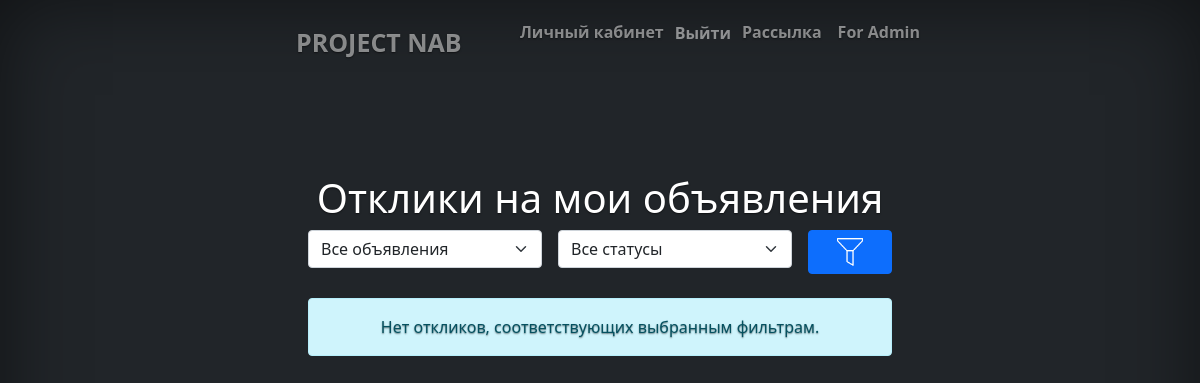
/profile/responses/ (signed in), run on an earlier commit of the app's database.
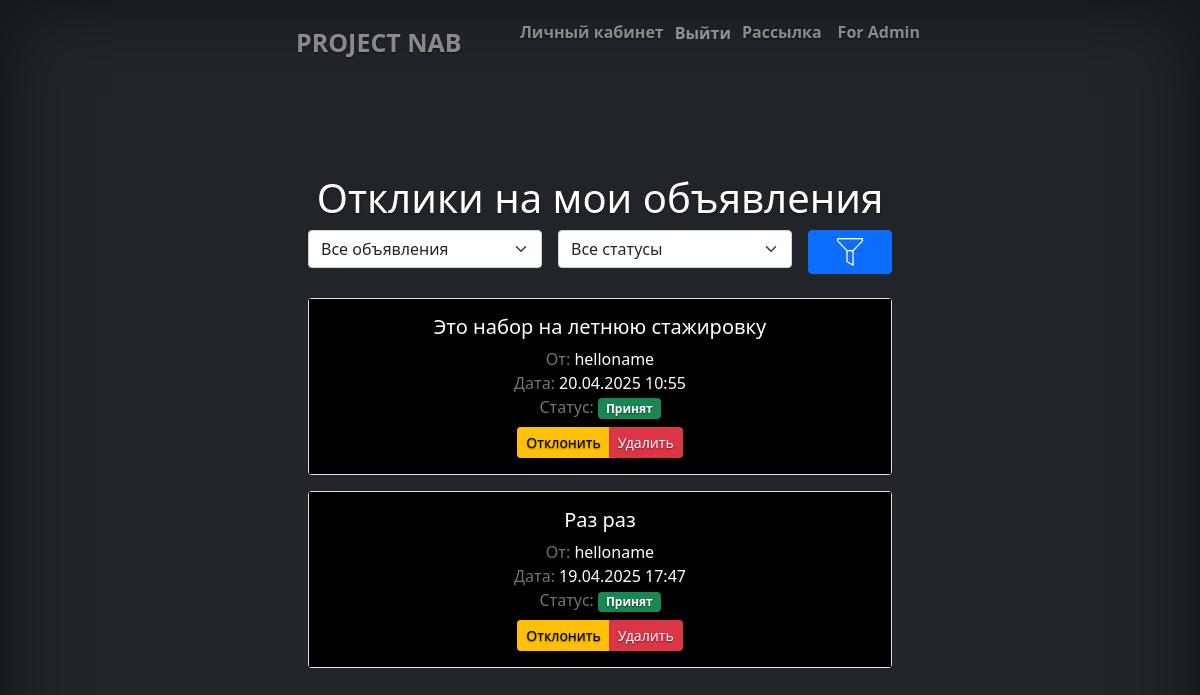
And on a later commit of the database.
### board/models.py (models this page shows, shortened)
class Response(models.Model):
    announcements = models.ForeignKey(Announcements, on_delete=models.CASCADE)
    user = models.ForeignKey(User, on_delete=models.CASCADE)
    status = models.ForeignKey(ResponseStatus, on_delete=models.PROTECT)
    created_date = models.DateTimeField(auto_now_add=True)
    class Meta:
        verbose_name = 'Отклик'
        verbose_name_plural = 'Отклики'
        ordering = ['-created_date']
        unique_together = ['announcements', 'user']

class Announcements(models.Model):
    header = models.CharField(max_length=200)
    text = models.TextField()
    image = models.ImageField(upload_to='board_images', null=True, blank=True)
    date_publication = models.DateTimeField(auto_now_add=True)
    author = models.ForeignKey(User, on_delete=models.CASCADE)
    category = models.ForeignKey(Categories, on_delete=models.CASCADE, null=True)
    class Meta:
        verbose_name = 'Объявление'
        verbose_name_plural = 'Объявления'
        ordering = ['-date_publication']

class ResponseStatus(models.Model):
    status = models.CharField(max_length=50, unique=True)
    class Meta:
        verbose_name = 'Статус отклика'
        verbose_name_plural = 'Статусы откликов'

### board/views.py (the view)
# urls.py: path('profile/responses/', response_list, name='response-list'),
@login_required
def response_list(request):
    responses = Response.objects.filter(
        announcements__author=request.user
    ).select_related('announcements', 'user', 'status').order_by('-created_date')
    announcement_id = request.GET.get('announcement')
    status_id = request.GET.get('status')
    if announcement_id:
        responses = responses.filter(announcements_id=announcement_id)
    if status_id:
        responses = responses.filter(status_id=status_id)
    context = {
        'responses': responses,
        'user_announcements': Announcements.objects.filter(author=request.user),
        'statuses': ResponseStatus.objects.all(),
        'selected_announcement': int(announcement_id) if announcement_id else None,
        'selected_status': int(status_id) if status_id else None,
    }
    return render(request, 'profile/responses.html', context)

### templates/profile/responses.html (shortened to what this page needs)
{% extends 'flatpages/default.html' %}
{% load static %}
{% block content %}
<div class="container mt-4">
    <h1>Отклики на мои объявления</h1>
    <form method="get" class="row g-3 mb-4">
        <div class="col-md-5">
            <select name="announcement" class="form-select">
                <option value="">Все объявления</option>
            </select>
        </div>
        <div class="col-md-5">
            <select name="status" class="form-select">
                <option value="">Все статусы</option>
            </select>
        </div>
        <div class="col-md-2">
            <button type="submit" class="btn btn-primary w-100"><img src="{% static 'img/search.png' %}" width="30" height="30"></button>
        </div>
    </form>
    {% if responses %}
        <div class="responses-list">
            {% for response in responses %}
            <div class="card mb-3">
                <div class="card-body" style="background-color: black;">
                    <h5 class="card-title">{{ response.announcements.header }}</h5>
                    <div class="card-text mb-2">
                        <span class="text-muted">От:</span> {{ response.user.username }}<br>
                        <span class="text-muted">Дата:</span> {{ response.created_date|date:"d.m.Y H:i" }}<br>
                        <span class="text-muted">Статус:</span>
                        <span class="badge
                            {% if response.status.status == 'Принят' %}bg-success
                            {% elif response.status.status == 'Отклонен' %}bg-danger
                            {% else %}bg-secondary{% endif %}">
                            {{ response.status.status }}
                        </span>
                    </div>
                    <div class="btn-group">
                        <a href="{% url 'board:response-action' pk=response.pk action='reject' %}"
                           class="btn btn-sm btn-warning">Отклонить</a>
                        <a href="{% url 'board:response-action' pk=response.pk action='delete' %}"
                           class="btn btn-sm btn-danger">Удалить</a>
                    </div>
                </div>
            </div>
            {% endfor %}
        </div>
    {% else %}
        <div class="alert alert-info">
            Нет откликов, соответствующих выбранным фильтрам.
        </div>
    {% endif %}
</div>
{% endblock %}

### templates/flatpages/default.html (shortened to what this page needs)
{% load static %}
<!doctype html>
 <html lang="en" class="h-100">
   <head>
     <link href="https://cdn.jsdelivr.net/npm/bootstrap@5.0.2/dist/css/bootstrap.min.css" rel="stylesheet">
     <link href="{% static 'css/cover.css' %}" rel="stylesheet">
   </head>
   <body class="d-flex h-100 text-center text-white bg-dark">
 <div class="cover-container d-flex w-100 h-100 p-3 mx-auto flex-column">
   <header style='margin-bottom: 80px'>
     <div>
      <a class="float-md-start mb-0 nav-link" style="color:rgba(255, 255, 255, .5); font-weight: 900; font-size: 25px" href="/">PROJECT NAB</a>
       <nav class="nav nav-masthead justify-content-center float-md-end">
        {% if not user.is_authenticated %}
        <a class="nav-link" href="/accounts/login/">Войти</a>
        {% else %}
          <a class="nav-link" href="{% url "board:profile" %}">Личный кабинет</a>
          <form method="post" action="{% url 'account_logout' %}" style="display:inline; margin:0px 10px 0px 10px;">
            <button type="submit" class="nav-link btn btn-link">Выйти</button>
          </form>
          <a class="nav-link" href="{% url "board:newsletter" %}">Рассылка</a>
        {% endif %}
        {% if user.is_admin or user.is_staff %}
            <a class="nav-link" href="/admin/">For Admin</a>
        {% endif %}
       </nav>
     </div>
   </header>
   <main class="px-3">
     {% block content %}
     {% endblock content %}
   </main>
 </div>
   </body>
 </html>

### static/css/cover.css (style rules this page uses)
body { text-shadow: 0 .05rem .1rem rgba(0, 0, 0, .5); box-shadow: inset 0 0 5rem rgba(0, 0, 0, .5); }
.cover-container { max-width: 42em; }
.nav-masthead .nav-link { padding: .25rem 0; font-weight: 700; color: rgba(255, 255, 255, .5); background-color: transparent; border-bottom: .25rem solid transparent; }
.nav-masthead .nav-link + .nav-link { margin-left: 1rem; }

What changed in the data, as far as the page shows it:
added Response: announcements.header "Это набор на летнюю стажировку", user.username "helloname", created_date "20.04.2025 10:55", status.status "Принят"
added Response: announcements.header "Раз раз", user.username "helloname", created_date "19.04.2025 17:47", status.status "Принят"
Also different on the page:
text no longer shown: "Нет откликов, соответствующих выбранным фильтрам."
